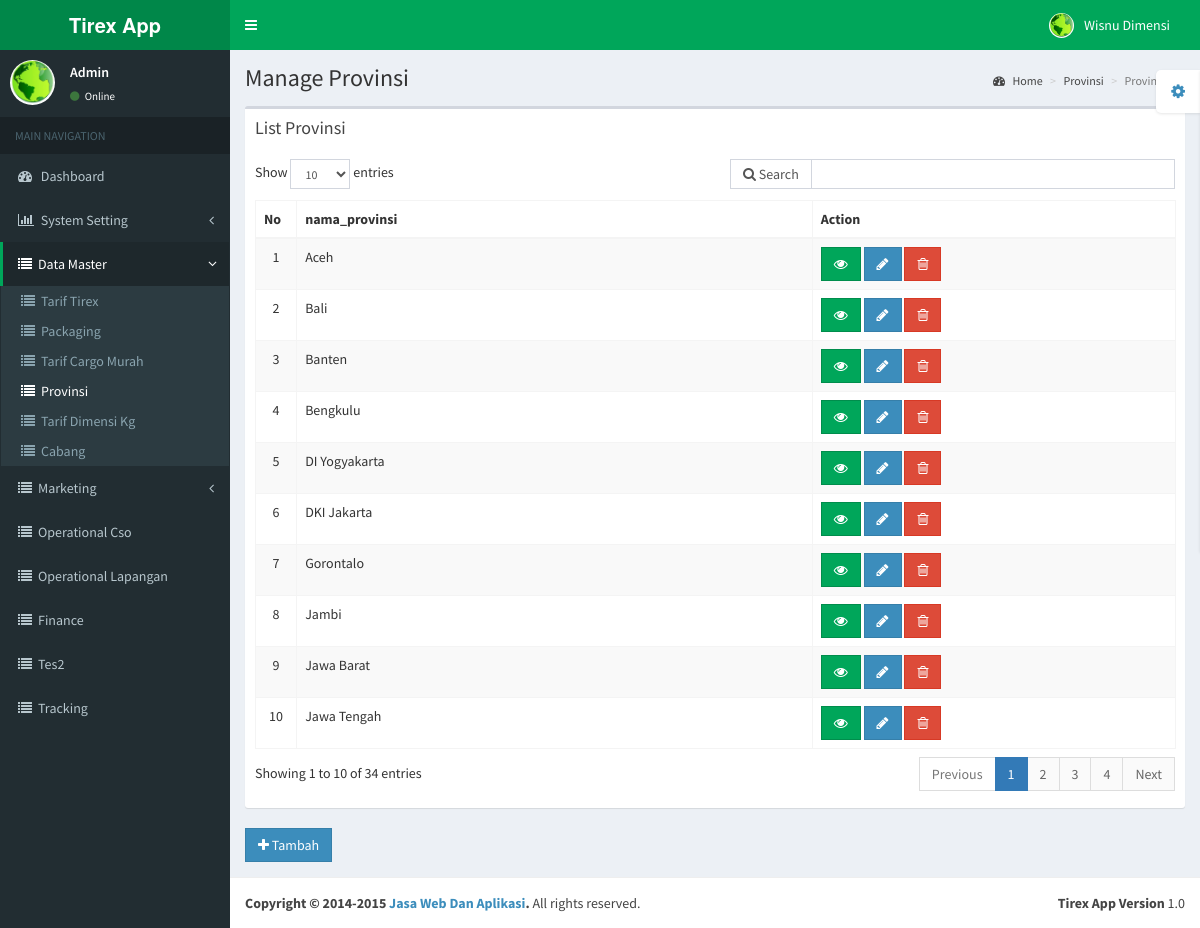
Screenshot of /admina/index.php/provinsi (signed in) with the database file from the repository.
### tables this page shows
CREATE TABLE `sys_users` (
  `id` int(11) NOT NULL,
  `first_name` varchar(50) NOT NULL DEFAULT '0',
  `last_name` varchar(50) NOT NULL DEFAULT '0',
  `username` varchar(50) DEFAULT NULL,
  `password` varchar(50) DEFAULT NULL,
  `email` varchar(50) DEFAULT NULL,
  `date_created` date DEFAULT NULL,
  `foto_user` varchar(150) DEFAULT NULL,
  `id_group` int(11) DEFAULT NULL,
  `aktif` enum('Y','N') NOT NULL,
  `alamat` varchar(255) DEFAULT NULL,
  `telepon` varchar(30) DEFAULT NULL,
  `cabang` int(11) DEFAULT NULL,
  `kota` varchar(50) DEFAULT NULL,
  `secret_key` varchar(200) DEFAULT NULL,
  `pin` varchar(30) DEFAULT NULL,
  `pusat` int(11) DEFAULT NULL
);

CREATE TABLE `sys_menu` (
  `id` int(11) NOT NULL,
  `nav_act` varchar(150) DEFAULT NULL,
  `page_name` varchar(150) DEFAULT NULL,
  `url` varchar(100) NOT NULL,
  `main_table` varchar(150) DEFAULT NULL,
  `icon` varchar(150) DEFAULT NULL,
  `urutan_menu` int(11) DEFAULT NULL,
  `parent` int(11) DEFAULT NULL,
  `dt_table` enum('Y','N') NOT NULL,
  `tampil` enum('Y','N') NOT NULL,
  `type_menu` enum('main','page') NOT NULL
);

CREATE TABLE `provinsi` (
  `id` int(11) NOT NULL,
  `nama_provinsi` varchar(50) NOT NULL
);

### admina/inc/url.php (called while the page is built, shortened)
<?php
function base_url()
{
	$root = "http://".$_SERVER['HTTP_HOST'];
  $root .= "/".DIR_MAIN;
	return $root;
}
function base_admin()
{
  $root = "http://".$_SERVER['HTTP_HOST'];
  $root .= "/".DIR_ADMIN;
  return $root;
}
function base_index()
{
	$root = "http://".$_SERVER['HTTP_HOST'];
	$root .= str_replace(basename($_SERVER['SCRIPT_NAME']),"",$_SERVER['SCRIPT_NAME']);
	$root .='index.php/';
	return $root;
}
?>

### admina/inc/config.php (called while the page is built, shortened)
<?php
require_once ('Database.php');
require_once ('url.php');
$db=new Database();
?>

### admina/inc/fungsi.php (called while the page is built, shortened)
<?php
function parse_path() {
  $path = array();
  if (isset($_SERVER['REQUEST_URI'])) {
    $request_path = explode('?', $_SERVER['REQUEST_URI']);
    $path['base'] = rtrim(dirname($_SERVER['SCRIPT_NAME']), '\/');
    $path['call_utf8'] = substr(urldecode($request_path[0]), strlen($path['base']) + 1);
    $path['call'] = utf8_decode($path['call_utf8']);
    $path['call_parts'] = explode('/', $path['call']);
  }
return $path;
}
$path = parse_path();
$path_url = $path['call_parts'][1];
  $role_user=array();
  $role_act=array();
foreach ($db->fetch_custom("select sys_menu.url from sys_menu inner join sys_menu_role on sys_menu.id=sys_menu_role.id_menu
    where sys_menu_role.group_id=? and sys_menu_role.read_act=?",array('sys_menu_role.group_id'=>$_SESSION['level'],'sys_menu_role.read_act'=>'Y')) as $role) {
  $role_user[]=$role->url;
}
foreach ($db->fetch_custom("select read_act,insert_act,update_act,delete_act from sys_menu inner join sys_menu_role on sys_menu.id=sys_menu_role.id_menu where sys_menu_role.group_id=? and sys_menu.url=?",array('sys_menu_role.group_id'=>$_SESSION['level'],'sys_menu.url'=>$path_url)) as $role) {
  $role_act['up_act']=$role->update_act;
  $role_act['insert_act']=$role->insert_act;
  $role_act['del_act']=$role->delete_act;
}
function toArray($obj)
{
    if (is_object($obj)) $obj = (array)$obj;
    if (is_array($obj)) {
        $new = array();
        foreach ($obj as $key => $val) {
            $new[$key] = toArray($val);
        }
    } else {
        $new = $obj;
    }
    return $new;
}
?>

### admina/modul/provinsi/provinsi_view.php (the view)
                <section class="content-header">
                    <h1>
                        Manage Provinsi
                    </h1>
                       <ol class="breadcrumb">
                        <li><a href="<?=base_index();?>"><i class="fa fa-dashboard"></i> Home</a></li>
                        <li><a href="<?=base_index();?>provinsi">Provinsi</a></li>
                        <li class="active">Provinsi List</li>
                    </ol>
                </section>
                <section class="content">
                    <div class="row">
                        <div class="col-xs-12">
                            <div class="box">
                                <div class="box-header">
                                  <h3 class="box-title">List Provinsi</h3>
                                </div>
                                <div class="box-body table-responsive">
                                    <table id="dtb_manual" class="table table-bordered table-striped">
                                   <thead>
                                     <tr>
                           <th style="width:25px" align="center">No</th>
                          <th>nama_provinsi</th>
                          <th>Action</th>
                        </tr>
                                      </thead>
                                        <tbody>
                                         <?php
      $dtb=$db->fetch_custom("select provinsi.nama_provinsi,provinsi.id from provinsi ");
      $i=1;
      foreach ($dtb as $isi) {
        ?><tr id="line_<?=$isi->id;?>">
        <td align="center"><?=$i;?></td><td><?=$isi->nama_provinsi;?></td>
        <td>
        <a href="<?=base_index();?>provinsi/detail/<?=$isi->id;?>" class="btn btn-success btn-flat"><i class="fa fa-eye"></i></a>
        <?=($role_act["up_act"]=="Y")?'<a href="'.base_index().'provinsi/edit/'.$isi->id.'" class="btn btn-primary btn-flat"><i class="fa fa-pencil"></i></a>':"";?>
        <?=($role_act["del_act"]=="Y")?'<button class="btn btn-danger hapus btn-flat" data-uri="'.base_admin().'modul/provinsi/provinsi_action.php" data-id="'.$isi->id.'"><i class="fa fa-trash-o"></i></button>':"";?>
        </td>
        </tr>
        <?php
        $i++;
      }
      ?>
                                        </tbody>
                                    </table>
                                </div>
                            </div>
                        </div>
                    </div>
        <?php
       foreach ($db->fetch_all("sys_menu") as $isi) {
                      if ($path_url==$isi->url) {
                          if ($role_act["insert_act"]=="Y") {
                    ?>
          <a href="<?=base_index();?>provinsi/tambah" class="btn btn-primary btn-flat"><i class="fa fa-plus"></i> Tambah</a>
                          <?php
                          }
                       }
}
?>
                </section>

### admina/index.php (shortened to what this page needs)
<?php
include "inc/config.php";
require_once "inc/fungsi.php";
if (isset($_SESSION['login'])) {
include  "header.php";
	foreach ($db->fetch_all('sys_menu') as $isi) {
		if (in_array($isi->url, $role_user)) {
               		if ($path_url!='' && $path_url==$isi->url) {
					include "modul/".$isi->nav_act."/".$isi->nav_act.".php";
					}
               }
	}
include "footer.php";
} else {
	redirect(base_admin()."login.php");
}
?>

### admina/top_bar.php (shortened to what this page needs)
<header class="main-header">
        <a href="index2.html" class="logo"><b>Tirex App</b></a>
        <nav class="navbar navbar-static-top" role="navigation">
          <a href="#" class="sidebar-toggle" data-toggle="offcanvas" role="button">
          </a>
          <div class="navbar-custom-menu">
            <ul class="nav navbar-nav">
              <li class="dropdown user user-menu">
                <a href="#" class="dropdown-toggle" data-toggle="dropdown">
                  <img src="<?=base_url();?>upload/back_profil_foto/<?=$db->fetch_single_row('sys_users','id',$_SESSION['id_user'])->foto_user?>" class="user-image" alt="User Image"/>
                  <span class="hidden-xs"><?=ucwords($db->fetch_single_row('sys_users','id',$_SESSION['id_user'])->first_name)?> <?=ucwords($db->fetch_single_row('sys_users','id',$_SESSION['id_user'])->last_name);?></span>
                </a>
              </li>
            </ul>
          </div>
        </nav>
      </header>

### admina/left_nav.php (shortened to what this page needs)
      <aside class="main-sidebar">
        <section class="sidebar">
          <div class="user-panel">
            <div class="pull-left image">
              <img src="<?=base_url();?>upload/back_profil_foto/<?=$db->fetch_single_row('sys_users','id',$_SESSION['id_user'])->foto_user?>" class="img-circle" alt="User Image" />
            </div>
            <div class="pull-left info">
              <p><?=ucwords($db->fetch_single_row('sys_users','id',$_SESSION['id_user'])->username)?></p>
              <a href="<?=base_index();?>profil"><i class="fa fa-circle text-success"></i> Online</a>
            </div>
          </div>
          <ul class="sidebar-menu">
            <li class="header">MAIN NAVIGATION</li>
             <li class="<?=($path_url=='')?'active':'';?>">
                            <a href="<?=base_index();?>">
                                <i class="fa fa-dashboard"></i> <span>Dashboard</span>
                            </a>
                        </li>
              <?php
              if ($_SESSION['level']==1) {
                ?>
              <li class="treeview <?=($path_url=='install'||$path_url=='user-management'||$path_url=='page'||$path_url=='menu-management'||$path_url=='group-user')?'active':'';?>">
                        <a href="#">
                        <i class="fa fa-bar-chart-o"></i>
                        <span>System Setting</span>
                        <i class="fa fa-angle-left pull-right"></i>
                        </a>
                        </li>
<?php
                  }
$result=$db->fetch_custom("select sys_menu.*,sys_menu_role.read_act,sys_menu_role.insert_act,sys_menu_role.update_act,sys_menu_role.delete_act,sys_menu_role.group_id from sys_menu
left join sys_menu_role on sys_menu.id=sys_menu_role.id_menu
where sys_menu_role.group_id=? and sys_menu_role.read_act=? and tampil=? ORDER BY parent, urutan_menu",array('sys_menu_role.group_id'=>$_SESSION['level'],'sys_menu_role.read_act'=>'Y','tampil'=>'Y'));
$menu = array(
    'items' => array(),
    'parents' => array()
);
foreach ($result as $items) {
  $items = toArray($items);
    $menu['items'][$items['id']] = $items;
    $menu['parents'][$items['parent']][] = $items['id'];
}
echo $db->buildMenu($path_url,0, $menu);
?>
           </ul>
        </section>
      </aside>
      <div class="content-wrapper">

### admina/inc/Database.php (shortened to what this page needs)
<?php
class Database {
    private $pdo;
    public function __construct()
    {
        try {
        $this->pdo = new PDO("mysql:host=".HOST.";dbname=".DATABASE_NAME, DB_USERNAME, DB_PASSWORD );
        $this->pdo->setAttribute( PDO::ATTR_ERRMODE, PDO::ERRMODE_EXCEPTION );
        }
        catch( PDOException $e ) {
            echo "error ". $e->getMessage();
        }
    }
    public function fetch_custom( $sql,$data=null) {
        if ($data!==null) {
        $dat=array_values($data);
        }
        $sel = $this->pdo->prepare( $sql );
        if ($data!==null) {
            $sel->execute($dat);
        } else {
            $sel->execute();
        }
        $sel->setFetchMode( PDO::FETCH_OBJ );
        return $sel;
    }
    public function fetch_single_row($table,$col,$val)
    {
        $nilai=array($val);
        $sel = $this->pdo->prepare("SELECT * FROM $table WHERE $col=?");
        $sel->execute($nilai);
        $sel->setFetchMode( PDO::FETCH_OBJ );
        $obj = $sel->fetch();
        return $obj;
    }
    public function fetch_all($table)
    {
        $sel = $this->pdo->prepare("SELECT * FROM $table");
        $sel->execute();
        $sel->setFetchMode( PDO::FETCH_OBJ );
        return $sel;
    }
    public function terpilih($nav,$group_id)
    {
      $pilih="";
        if ($nav!='') {
             $menu = $this->fetch_custom("select * from sys_menu where url=?",array('url'=>$nav));
        foreach ($menu as $men) {
           if ($men->parent!=0) {
               $data = $this->fetch_single_row('sys_menu','id',$men->parent);
            if ($group_id==$men->parent || $data->parent==$group_id ) {
             $pilih='active';
            }  else {
                 $pilih="";
            }
           }
       }
         }
        return $pilih;
    }
    function buildMenu($url,$parent, $menu)
    {
       $html = "";
       if (isset($menu['parents'][$parent]))
       {
           foreach ($menu['parents'][$parent] as $itemId)
           {
              if(!isset($menu['parents'][$itemId]))
              {
                 $html .= "<li ";
                 $html .=($url==$menu['items'][$itemId]['url'])?'class="active"':'';
                 $html.=">
                   <a href='".base_index().$menu['items'][$itemId]['url']."'>";
                 if($menu['items'][$itemId]['icon']!='')
                  {
                    $html.="<i class='fa ".$menu['items'][$itemId]['icon']."'></i>";
                  } else {
                    $html.="<i class='fa fa-circle-o'></i>";
                  }
                  $html.=ucwords($menu['items'][$itemId]['page_name'])."</a></li>";
              }
              if(isset($menu['parents'][$itemId]))
              {
$html .= "<li class='treeview ".$this->terpilih($url,$menu['items'][$itemId]['id']);
     $html.="'><a href='#'>";
                 if($menu['items'][$itemId]['icon']!='')
                  {
                    $html.="<i class='fa ".$menu['items'][$itemId]['icon']."'></i>";
                  } else {
                    $html.="<i class='fa fa-circle-o'></i>";
                  }
                  $html.="<span>".ucwords($menu['items'][$itemId]['page_name'])."</span>
                                    <i class='fa fa-angle-left pull-right'></i>
                                </a>";
$html .="<ul class='treeview-menu'>";
$html .=$this->buildMenu($url,$itemId, $menu);
$html .= "</ul></li>";
              }
           }
       }
       return $html;
    }
}
?>

### rows the page displays
sys_users: foto_user (picture), first_name "Wisnu", last_name "Dimensi", username "Admin"
sys_menu: page_name "Data Master"
sys_menu: page_name "Tarif Tirex"
sys_menu: page_name "Packaging"
sys_menu: page_name "Tarif Cargo Murah"
sys_menu: page_name "Provinsi"
sys_menu: page_name "Tarif Dimensi Kg"
sys_menu: page_name "Cabang"
sys_menu: page_name "Marketing"
sys_menu: page_name "Operational Cso"
sys_menu: page_name "Operational Lapangan"
sys_menu: page_name "Finance"
sys_menu: page_name "Tes2"
sys_menu: page_name "Tracking"
provinsi: nama_provinsi "Aceh"
provinsi: nama_provinsi "Bali"
provinsi: nama_provinsi "Banten"
provinsi: nama_provinsi "Bengkulu"
provinsi: nama_provinsi "DI Yogyakarta"
provinsi: nama_provinsi "DKI Jakarta"
provinsi: nama_provinsi "Gorontalo"
provinsi: nama_provinsi "Jambi"
provinsi: nama_provinsi "Jawa Barat"
provinsi: nama_provinsi "Jawa Tengah"
